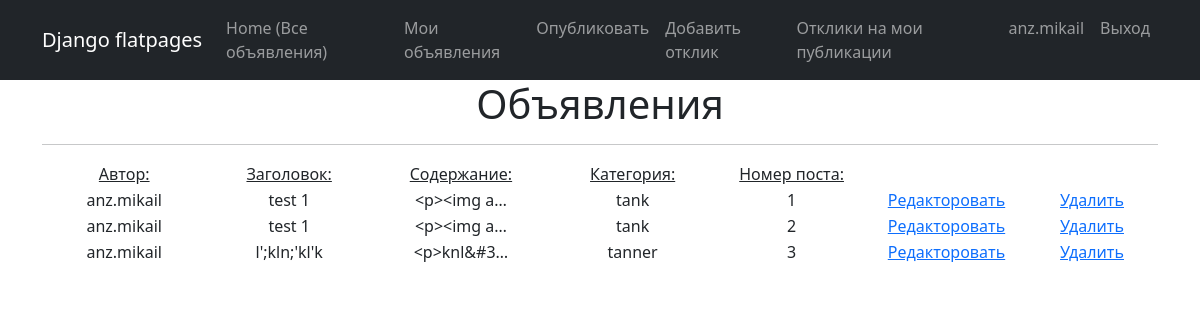
The app's page /post/personal/ (signed in) with its own data.
### app_3/models.py (models this page shows, shortened)
class User(AbstractUser):
    code = models.CharField(max_length=15, blank=True, null=True)

class Post(models.Model):
    TYPE = (
        ('tank', 'Танки'),
        ('heal', 'Хилы'),
        ('dd', 'ДД'),
        ('buyers', 'Торговцы'),
        ('gildemaster', 'Гилдмастеры'),
        ('quest', 'Квестгиверы'),
        ('smith', 'Кузнецы'),
        ('tanner', 'Кожевники'),
        ('potion', 'Зельевары'),
        ('spellmaster', 'Мастер заклинаний'),
    )
    author = models.ForeignKey(User, on_delete=models.CASCADE)
    title = models.CharField(max_length=20)
    text = RichTextUploadingField(null=True, config_name='default',)
    category = models.CharField(max_length=20, choices=TYPE, default='tank')

### app_3/views.py (the view)
# urls.py: path('post/personal/', PersonalPost.as_view(), name='personal_post'),
class PersonalPost(ListView):
    model = Post
    template_name = 'post_personal.html'
    context_object_name = 'personal_post'
    def get_queryset(self):
        queryset = super().get_queryset()
        return queryset.filter(author=self.request.user)

### templates/post_personal.html (shortened to what this page needs)
{% extends 'flatpages/default.html' %}
{% block content %}
<h1>Объявления</h1>
   <hr>
   {% if personal_post %}
    <table style="margin-left: 1px; margin-rith: ;">
        <tr>
               <td style="width: 200px"><u>Автор:</u></td>
               <td style="width: 200px"><u>Заголовок:</u></td>
               <td style="width: 200px"><u>Содержание:</u></td>
               <td style="width: 200px"><u>Категория:</u></td>
               <td style="width: 200px"><u>Номер поста:</u></td>
           </tr>
           {% for new in personal_post %}
           <tr>
               <td style="width: 250px">{{new.author}}</td>
               <td style="width: 250px">{{new.title}}</td>
               <td style="width: 250px">{{new.text|truncatechars:10}}</td>
               <td style="width: 250px">{{new.category}}</td>
               <td style="width: 250px">{{new.id}}</td>
               <td style="width: 200px"><a href={% url 'post_edit' new.id%}> Редакторовать </a></td>
               <td style="width: 200px"><a href={% url 'post_delete' new.id%}> Удалить </a></td>
           </tr>
           {% endfor %}
    </table>
   {% else %}
       <h2>У вас нет объявлений!</h2>
   {% endif %}
{% endblock content %}

### templates/flatpages/default.html (shortened to what this page needs)
<!DOCTYPE html>
<html lang="en">
    <head>
        {% load static %}
        <link href="{% static 'css/styles.css' %}" rel="stylesheet" />
    </head>
    <body>
        <nav class="navbar navbar-expand-lg navbar-dark bg-dark static-top">
            <div class="container">
                <a class="navbar-brand" href="#">Django flatpages</a>
                <div class="collapse navbar-collapse" id="navbarResponsive">
                    <ul class="navbar-nav ml-auto">
                        <li class="nav-item active">
                            <a class="nav-link" href="/post/">Home
                              <span class="sr-only">(Все объявления)</span>
                            </a>
                        </li>
                        {% if user.is_authenticated %}
                        <li class="nav-item">
                            <a class="nav-link" href="/post/personal/">Мои объявления</a>
                        </li>
                        <li class="nav-item">
                            <a class="nav-link" href="/post/create/">Опубликовать</a>
                        </li>
                        <li class="nav-item">
                            <a class="nav-link" href="/response/create/">Добавить отклик</a>
                        </li>
                        <li class="nav-item">
                            <a class="nav-link" href="/response/">Отклики на мои публикации</a>
                        </li>
                        <li class="nav-item">
                            <a class="nav-link" href="#">{{ user }}</a>
                        </li>
                        <li class="nav-item">
                            <a class="nav-link" href="/accounts/logout/">Выход</a>
                        </li>
                        {% endif %}
                    </ul>
                </div>
            </div>
        </nav>
        <div class="container">
            <div class="row">
                <div class="col-lg-12 text-center">
                    {% block content %}{% endblock content %}
                </div>
            </div>
        </div>
    </body>
</html>

### records on screen
User: username "anz.mikail"
Post: author "anz.mikail", title "test 1", text "<p><img a…", category "tank", id "1"
Post: author "anz.mikail", title "test 1", text "<p><img a…", category "tank", id "2"
Post: author "anz.mikail", title "l';kln;'kl'k", text "<p>knl&#3…", category "tanner", id "3"
